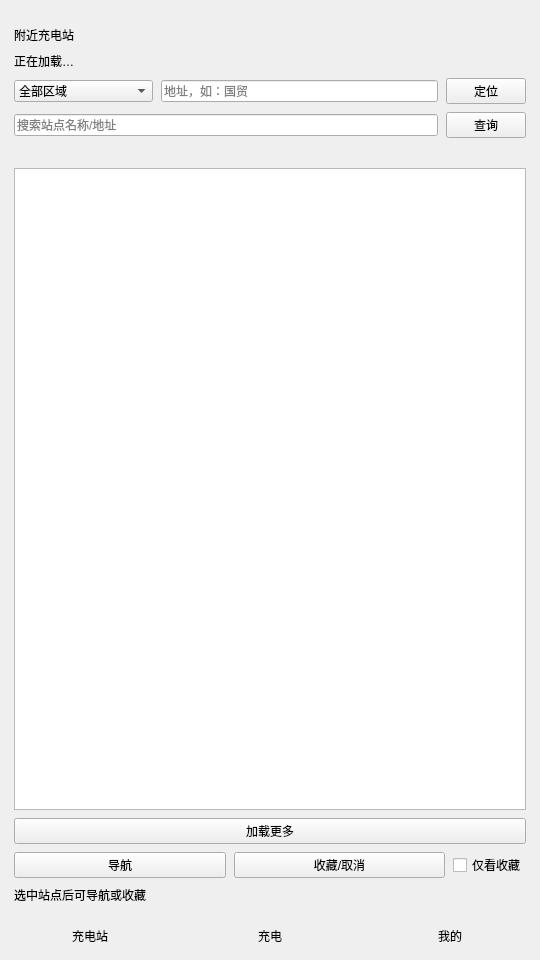
<?xml version="1.0" encoding="UTF-8"?>
<ui version="4.0">
 <class>MainWindow</class>
 <widget class="QMainWindow" name="MainWindow">
  <property name="windowTitle">
   <string>充电用户端</string>
  </property>
  <property name="geometry">
   <rect>
    <x>0</x>
    <y>0</y>
    <width>540</width>
    <height>960</height>
   </rect>
  </property>
  <property name="minimumSize">
   <size>
    <width>480</width>
    <height>840</height>
   </size>
  </property>
  <property name="maximumSize">
   <size>
    <width>620</width>
    <height>16777215</height>
   </size>
  </property>
  <widget class="QWidget" name="centralRoot">
   <layout class="QVBoxLayout" name="rootLayout" stretch="0,1,0">
    <property name="leftMargin">
     <number>0</number>
    </property>
    <property name="topMargin">
     <number>0</number>
    </property>
    <property name="rightMargin">
     <number>0</number>
    </property>
    <property name="bottomMargin">
     <number>0</number>
    </property>
    <property name="spacing">
     <number>0</number>
    </property>
    <item>
     <widget class="QLabel" name="chargeBanner">
      <property name="text">
       <string/>
      </property>
      <property name="wordWrap">
       <bool>true</bool>
      </property>
      <property name="visible">
       <bool>false</bool>
      </property>
     </widget>
    </item>
    <item>
     <widget class="QStackedWidget" name="tabStack">
      <property name="currentIndex">
       <number>0</number>
      </property>
      <widget class="QWidget" name="stationsPage">
       <layout class="QVBoxLayout" name="stationsLayout" stretch="0,0,0,0,0,1,0,0,0">
        <property name="leftMargin">
         <number>14</number>
        </property>
        <property name="topMargin">
         <number>12</number>
        </property>
        <property name="rightMargin">
         <number>14</number>
        </property>
        <property name="bottomMargin">
         <number>8</number>
        </property>
        <property name="spacing">
         <number>8</number>
        </property>
        <item>
         <widget class="QLabel" name="stationsHeader">
          <property name="text">
           <string>附近充电站</string>
          </property>
         </widget>
        </item>
        <item>
         <widget class="QLabel" name="countLabel">
          <property name="text">
           <string>正在加载…</string>
          </property>
         </widget>
        </item>
        <item>
         <layout class="QHBoxLayout" name="filterRow" stretch="1,2,0">
          <item>
           <widget class="QComboBox" name="regionCombo">
            <item>
             <property name="text">
              <string>全部区域</string>
             </property>
            </item>
           </widget>
          </item>
          <item>
           <widget class="QLineEdit" name="addressEdit">
            <property name="placeholderText">
             <string>地址，如：国贸</string>
            </property>
           </widget>
          </item>
          <item>
           <widget class="QPushButton" name="locateBtn">
            <property name="text">
             <string>定位</string>
            </property>
           </widget>
          </item>
         </layout>
        </item>
        <item>
         <layout class="QHBoxLayout" name="searchRow" stretch="1,0">
          <item>
           <widget class="QLineEdit" name="stationKeyword">
            <property name="placeholderText">
             <string>搜索站点名称/地址</string>
            </property>
           </widget>
          </item>
          <item>
           <widget class="QPushButton" name="searchBtn">
            <property name="text">
             <string>查询</string>
            </property>
           </widget>
          </item>
         </layout>
        </item>
        <item>
         <widget class="QLabel" name="locationLabel">
          <property name="text">
           <string/>
          </property>
          <property name="wordWrap">
           <bool>true</bool>
          </property>
         </widget>
        </item>
        <item>
         <widget class="QListWidget" name="stationList"/>
        </item>
        <item>
         <widget class="QPushButton" name="loadMoreBtn">
          <property name="text">
           <string>加载更多</string>
          </property>
          <property name="visible">
           <bool>false</bool>
          </property>
         </widget>
        </item>
        <item>
         <layout class="QHBoxLayout" name="actionRow" stretch="1,1,0">
          <item>
           <widget class="QPushButton" name="navigateBtn">
            <property name="text">
             <string>导航</string>
            </property>
           </widget>
          </item>
          <item>
           <widget class="QPushButton" name="favBtn">
            <property name="text">
             <string>收藏/取消</string>
            </property>
           </widget>
          </item>
          <item>
           <widget class="QCheckBox" name="favOnlyCheck">
            <property name="text">
             <string>仅看收藏</string>
            </property>
           </widget>
          </item>
         </layout>
        </item>
        <item>
         <widget class="QLabel" name="navInfo">
          <property name="text">
           <string>选中站点后可导航或收藏</string>
          </property>
          <property name="wordWrap">
           <bool>true</bool>
          </property>
         </widget>
        </item>
       </layout>
      </widget>
      <widget class="QWidget" name="chargePage">
       <layout class="QVBoxLayout" name="chargePageLayout" stretch="0,1">
        <property name="leftMargin">
         <number>0</number>
        </property>
        <property name="topMargin">
         <number>0</number>
        </property>
        <property name="rightMargin">
         <number>0</number>
        </property>
        <property name="bottomMargin">
         <number>0</number>
        </property>
        <property name="spacing">
         <number>0</number>
        </property>
        <item>
         <widget class="QWidget" name="chargeSubNav">
          <property name="minimumSize">
           <size>
            <width>0</width>
            <height>44</height>
           </size>
          </property>
          <property name="maximumSize">
           <size>
            <width>16777215</width>
            <height>44</height>
           </size>
          </property>
          <layout class="QHBoxLayout" name="chargeSubNavLayout" stretch="1,1,1">
           <property name="leftMargin">
            <number>0</number>
           </property>
           <property name="topMargin">
            <number>0</number>
           </property>
           <property name="rightMargin">
            <number>0</number>
           </property>
           <property name="bottomMargin">
            <number>0</number>
           </property>
           <property name="spacing">
            <number>0</number>
           </property>
           <item>
            <widget class="QPushButton" name="subNavReserve">
             <property name="text">
              <string>预约</string>
             </property>
             <property name="flat">
              <bool>true</bool>
             </property>
             <property name="minimumSize">
              <size>
               <width>0</width>
               <height>44</height>
              </size>
             </property>
            </widget>
           </item>
           <item>
            <widget class="QPushButton" name="subNavMyReserve">
             <property name="text">
              <string>我的预约</string>
             </property>
             <property name="flat">
              <bool>true</bool>
             </property>
             <property name="minimumSize">
              <size>
               <width>0</width>
               <height>44</height>
              </size>
             </property>
            </widget>
           </item>
           <item>
            <widget class="QPushButton" name="subNavCharge">
             <property name="text">
              <string>充电</string>
             </property>
             <property name="flat">
              <bool>true</bool>
             </property>
             <property name="minimumSize">
              <size>
               <width>0</width>
               <height>44</height>
              </size>
             </property>
            </widget>
           </item>
          </layout>
         </widget>
        </item>
        <item>
         <widget class="QStackedWidget" name="chargeSubStack">
          <property name="currentIndex">
           <number>0</number>
          </property>
          <widget class="QWidget" name="reservePage">
           <layout class="QVBoxLayout" name="reserveOuter">
            <property name="leftMargin">
             <number>0</number>
            </property>
            <property name="topMargin">
             <number>0</number>
            </property>
            <property name="rightMargin">
             <number>0</number>
            </property>
            <property name="bottomMargin">
             <number>0</number>
            </property>
            <item>
             <widget class="QScrollArea" name="reserveScroll">
              <property name="widgetResizable">
               <bool>true</bool>
              </property>
              <property name="frameShape">
               <enum>QFrame::NoFrame</enum>
              </property>
              <property name="horizontalScrollBarPolicy">
               <enum>Qt::ScrollBarAlwaysOff</enum>
              </property>
              <widget class="QWidget" name="reserveContent">
               <layout class="QVBoxLayout" name="reserveLayout" stretch="0,0,0,0,0,1,0,0">
                <property name="leftMargin">
                 <number>14</number>
                </property>
                <property name="topMargin">
                 <number>14</number>
                </property>
                <property name="rightMargin">
                 <number>18</number>
                </property>
                <property name="bottomMargin">
                 <number>12</number>
                </property>
                <property name="spacing">
                 <number>10</number>
                </property>
                <item>
                 <widget class="QLabel" name="reserveTitle">
                  <property name="text">
                   <string>预约充电桩</string>
                  </property>
                 </widget>
                </item>
                <item>
                 <widget class="QLabel" name="stationComboLabel">
                  <property name="text">
                   <string>选择充电站</string>
                  </property>
                 </widget>
                </item>
                <item>
                 <widget class="QComboBox" name="stationCombo"/>
                </item>
                <item>
                 <widget class="QLabel" name="filterLabel">
                  <property name="text">
                   <string>筛选</string>
                  </property>
                 </widget>
                </item>
                <item>
                 <layout class="QHBoxLayout" name="pileFilterRow" stretch="1,1">
                  <item>
                   <widget class="QComboBox" name="speedFilter"/>
                  </item>
                  <item>
                   <widget class="QComboBox" name="connectorFilter"/>
                  </item>
                 </layout>
                </item>
                <item>
                 <widget class="QListWidget" name="pileList">
                  <property name="minimumSize">
                   <size>
                    <width>0</width>
                    <height>220</height>
                   </size>
                  </property>
                 </widget>
                </item>
                <item>
                 <layout class="QHBoxLayout" name="pileFavRow" stretch="1,0">
                  <property name="spacing">
                   <number>10</number>
                  </property>
                  <item>
                   <widget class="QPushButton" name="pileFavBtn">
                    <property name="text">
                     <string>收藏电桩</string>
                    </property>
                   </widget>
                  </item>
                  <item>
                   <widget class="QCheckBox" name="pileFavOnlyCheck">
                    <property name="text">
                     <string>只看收藏</string>
                    </property>
                   </widget>
                  </item>
                 </layout>
                </item>
                <item>
                 <widget class="QPushButton" name="reserveBtn">
                  <property name="text">
                   <string>预约 15 分钟</string>
                  </property>
                  <property name="minimumSize">
                   <size>
                    <width>0</width>
                    <height>46</height>
                   </size>
                  </property>
                 </widget>
                </item>
               </layout>
              </widget>
             </widget>
            </item>
           </layout>
          </widget>
          <widget class="QWidget" name="myReservePage">
           <layout class="QVBoxLayout" name="myOuter">
            <property name="leftMargin">
             <number>0</number>
            </property>
            <property name="topMargin">
             <number>0</number>
            </property>
            <property name="rightMargin">
             <number>0</number>
            </property>
            <property name="bottomMargin">
             <number>0</number>
            </property>
            <item>
             <widget class="QScrollArea" name="myScroll">
              <property name="widgetResizable">
               <bool>true</bool>
              </property>
              <property name="frameShape">
               <enum>QFrame::NoFrame</enum>
              </property>
              <property name="horizontalScrollBarPolicy">
               <enum>Qt::ScrollBarAlwaysOff</enum>
              </property>
              <widget class="QWidget" name="myContent">
               <layout class="QVBoxLayout" name="myLayout">
                <property name="leftMargin">
                 <number>16</number>
                </property>
                <property name="topMargin">
                 <number>14</number>
                </property>
                <property name="rightMargin">
                 <number>16</number>
                </property>
                <property name="bottomMargin">
                 <number>12</number>
                </property>
                <property name="spacing">
                 <number>12</number>
                </property>
                <item>
                 <widget class="QLabel" name="myTitle">
                  <property name="text">
                   <string>我的预约</string>
                  </property>
                 </widget>
                </item>
                <item>
                 <widget class="QFrame" name="detailCard">
                  <layout class="QVBoxLayout" name="detailLayout">
                   <property name="leftMargin">
                    <number>14</number>
                   </property>
                   <property name="topMargin">
                    <number>14</number>
                   </property>
                   <property name="rightMargin">
                    <number>14</number>
                   </property>
                   <property name="bottomMargin">
                    <number>14</number>
                   </property>
                   <item>
                    <widget class="QLabel" name="reservationInfo">
                     <property name="text">
                      <string>当前无有效预约</string>
                     </property>
                     <property name="wordWrap">
                      <bool>true</bool>
                     </property>
                     <property name="minimumSize">
                      <size>
                       <width>0</width>
                       <height>120</height>
                      </size>
                     </property>
                    </widget>
                   </item>
                  </layout>
                 </widget>
                </item>
                <item>
                 <widget class="QPushButton" name="cancelReservationBtn">
                  <property name="text">
                   <string>取消预约</string>
                  </property>
                  <property name="minimumSize">
                   <size>
                    <width>0</width>
                    <height>44</height>
                   </size>
                  </property>
                 </widget>
                </item>
                <item>
                 <widget class="QLabel" name="myHint">
                  <property name="text">
                   <string>预约成功后可在此查看站点、电桩、预约号与剩余时间。</string>
                  </property>
                  <property name="wordWrap">
                   <bool>true</bool>
                  </property>
                 </widget>
                </item>
                <item>
                 <spacer name="myStretch">
                  <property name="orientation">
                   <enum>Qt::Vertical</enum>
                  </property>
                  <property name="sizeHint" stdset="0">
                   <size>
                    <width>20</width>
                    <height>40</height>
                   </size>
                  </property>
                 </spacer>
                </item>
               </layout>
              </widget>
             </widget>
            </item>
           </layout>
          </widget>
          <widget class="QWidget" name="chargeInnerPage">
           <layout class="QVBoxLayout" name="chargeOuter">
            <property name="leftMargin">
             <number>0</number>
            </property>
            <property name="topMargin">
             <number>0</number>
            </property>
            <property name="rightMargin">
             <number>0</number>
            </property>
            <property name="bottomMargin">
             <number>0</number>
            </property>
            <item>
             <widget class="QScrollArea" name="chargeScroll">
              <property name="widgetResizable">
               <bool>true</bool>
              </property>
              <property name="frameShape">
               <enum>QFrame::NoFrame</enum>
              </property>
              <property name="horizontalScrollBarPolicy">
               <enum>Qt::ScrollBarAlwaysOff</enum>
              </property>
              <widget class="QWidget" name="chargeContent">
               <layout class="QVBoxLayout" name="chargeLayout">
                <property name="leftMargin">
                 <number>16</number>
                </property>
                <property name="topMargin">
                 <number>14</number>
                </property>
                <property name="rightMargin">
                 <number>16</number>
                </property>
                <property name="bottomMargin">
                 <number>12</number>
                </property>
                <property name="spacing">
                 <number>10</number>
                </property>
                <item>
                 <widget class="QLabel" name="chargeTitle">
                  <property name="text">
                   <string>充电</string>
                  </property>
                 </widget>
                </item>
                <item>
                 <widget class="QLabel" name="chargeInfo">
                  <property name="text">
                   <string>当前无进行中的充电</string>
                  </property>
                  <property name="wordWrap">
                   <bool>true</bool>
                  </property>
                 </widget>
                </item>
                <item>
                 <widget class="QProgressBar" name="chargeProgress">
                  <property name="minimum">
                   <number>0</number>
                  </property>
                  <property name="maximum">
                   <number>100</number>
                  </property>
                  <property name="value">
                   <number>0</number>
                  </property>
                 </widget>
                </item>
                <item>
                 <widget class="QPushButton" name="startBtn">
                  <property name="text">
                   <string>开始充电</string>
                  </property>
                  <property name="minimumSize">
                   <size>
                    <width>0</width>
                    <height>46</height>
                   </size>
                  </property>
                 </widget>
                </item>
                <item>
                 <widget class="QPushButton" name="stopBtn">
                  <property name="text">
                   <string>结束充电</string>
                  </property>
                  <property name="minimumSize">
                   <size>
                    <width>0</width>
                    <height>44</height>
                   </size>
                  </property>
                 </widget>
                </item>
                <item>
                 <widget class="QLabel" name="chargeHint">
                  <property name="text">
                   <string>可先在「预约」页选择空闲桩，或直接对已预约电桩开始充电。</string>
                  </property>
                  <property name="wordWrap">
                   <bool>true</bool>
                  </property>
                 </widget>
                </item>
                <item>
                 <spacer name="chargeStretch">
                  <property name="orientation">
                   <enum>Qt::Vertical</enum>
                  </property>
                  <property name="sizeHint" stdset="0">
                   <size>
                    <width>20</width>
                    <height>40</height>
                   </size>
                  </property>
                 </spacer>
                </item>
               </layout>
              </widget>
             </widget>
            </item>
           </layout>
          </widget>
         </widget>
        </item>
       </layout>
      </widget>
      <widget class="QWidget" name="profilePage">
       <layout class="QVBoxLayout" name="profilePageLayout">
        <property name="leftMargin">
         <number>0</number>
        </property>
        <property name="topMargin">
         <number>0</number>
        </property>
        <property name="rightMargin">
         <number>0</number>
        </property>
        <property name="bottomMargin">
         <number>0</number>
        </property>
        <property name="spacing">
         <number>0</number>
        </property>
        <item>
         <widget class="QScrollArea" name="profileScroll">
          <property name="widgetResizable">
           <bool>true</bool>
          </property>
          <property name="frameShape">
           <enum>QFrame::NoFrame</enum>
          </property>
          <property name="horizontalScrollBarPolicy">
           <enum>Qt::ScrollBarAlwaysOff</enum>
          </property>
          <property name="verticalScrollBarPolicy">
           <enum>Qt::ScrollBarAsNeeded</enum>
          </property>
          <widget class="QWidget" name="profileContent">
           <layout class="QVBoxLayout" name="profileLayout">
            <property name="leftMargin">
             <number>14</number>
            </property>
            <property name="topMargin">
             <number>12</number>
            </property>
            <property name="rightMargin">
             <number>14</number>
            </property>
            <property name="bottomMargin">
             <number>16</number>
            </property>
            <property name="spacing">
             <number>12</number>
            </property>
            <item>
             <widget class="QLabel" name="profileHeader">
              <property name="text">
               <string>我的</string>
              </property>
             </widget>
            </item>
            <item>
             <widget class="QFrame" name="profileCard">
              <layout class="QFormLayout" name="profileForm">
               <property name="leftMargin">
                <number>14</number>
               </property>
               <property name="topMargin">
                <number>14</number>
               </property>
               <property name="rightMargin">
                <number>14</number>
               </property>
               <property name="bottomMargin">
                <number>14</number>
               </property>
               <property name="horizontalSpacing">
                <number>12</number>
               </property>
               <property name="verticalSpacing">
                <number>12</number>
               </property>
               <property name="fieldGrowthPolicy">
                <enum>QFormLayout::AllNonFixedFieldsGrow</enum>
               </property>
               <property name="rowWrapPolicy">
                <enum>QFormLayout::DontWrapRows</enum>
               </property>
               <item row="0" column="0">
                <widget class="QLabel" name="avatarFieldLabel">
                 <property name="text">
                  <string>头像</string>
                 </property>
                </widget>
               </item>
               <item row="0" column="1">
                <widget class="QWidget" name="avatarField">
                 <layout class="QHBoxLayout" name="avatarRow">
                  <property name="leftMargin">
                   <number>0</number>
                  </property>
                  <property name="topMargin">
                   <number>0</number>
                  </property>
                  <property name="rightMargin">
                   <number>0</number>
                  </property>
                  <property name="bottomMargin">
                   <number>0</number>
                  </property>
                  <property name="spacing">
                   <number>10</number>
                  </property>
                  <item>
                   <widget class="QLabel" name="avatarLabel">
                    <property name="minimumSize">
                     <size>
                      <width>56</width>
                      <height>56</height>
                     </size>
                    </property>
                    <property name="maximumSize">
                     <size>
                      <width>56</width>
                      <height>56</height>
                     </size>
                    </property>
                    <property name="alignment">
                     <set>Qt::AlignCenter</set>
                    </property>
                   </widget>
                  </item>
                  <item>
                   <widget class="QPushButton" name="avatarBtn">
                    <property name="text">
                     <string>选择头像</string>
                    </property>
                    <property name="minimumSize">
                     <size>
                      <width>0</width>
                      <height>36</height>
                     </size>
                    </property>
                   </widget>
                  </item>
                  <item>
                   <spacer name="avatarSpacer">
                    <property name="orientation">
                     <enum>Qt::Horizontal</enum>
                    </property>
                    <property name="sizeHint" stdset="0">
                     <size>
                      <width>40</width>
                      <height>20</height>
                     </size>
                    </property>
                   </spacer>
                  </item>
                 </layout>
                </widget>
               </item>
               <item row="1" column="0">
                <widget class="QLabel" name="balanceFieldLabel">
                 <property name="text">
                  <string>账户余额</string>
                 </property>
                </widget>
               </item>
               <item row="1" column="1">
                <widget class="QLabel" name="balanceLabel">
                 <property name="minimumSize">
                  <size>
                   <width>0</width>
                   <height>28</height>
                  </size>
                 </property>
                </widget>
               </item>
               <item row="2" column="0">
                <widget class="QLabel" name="nicknameFieldLabel">
                 <property name="text">
                  <string>昵称</string>
                 </property>
                </widget>
               </item>
               <item row="2" column="1">
                <widget class="QLineEdit" name="nicknameEdit">
                 <property name="minimumSize">
                  <size>
                   <width>0</width>
                   <height>36</height>
                  </size>
                 </property>
                </widget>
               </item>
               <item row="3" column="0">
                <widget class="QLabel" name="phoneFieldLabel">
                 <property name="text">
                  <string>手机号</string>
                 </property>
                </widget>
               </item>
               <item row="3" column="1">
                <widget class="QLineEdit" name="phoneEdit">
                 <property name="readOnly">
                  <bool>true</bool>
                 </property>
                 <property name="minimumSize">
                  <size>
                   <width>0</width>
                   <height>36</height>
                  </size>
                 </property>
                </widget>
               </item>
               <item row="4" column="0">
                <widget class="QLabel" name="carFieldLabel">
                 <property name="text">
                  <string>车型</string>
                 </property>
                </widget>
               </item>
               <item row="4" column="1">
                <widget class="QLineEdit" name="carEdit">
                 <property name="minimumSize">
                  <size>
                   <width>0</width>
                   <height>36</height>
                  </size>
                 </property>
                </widget>
               </item>
               <item row="5" column="0">
                <widget class="QLabel" name="plateFieldLabel">
                 <property name="text">
                  <string>车牌号</string>
                 </property>
                </widget>
               </item>
               <item row="5" column="1">
                <widget class="QLineEdit" name="plateEdit">
                 <property name="minimumSize">
                  <size>
                   <width>0</width>
                   <height>36</height>
                  </size>
                 </property>
                </widget>
               </item>
              </layout>
             </widget>
            </item>
            <item>
             <widget class="QPushButton" name="saveBtn">
              <property name="text">
               <string>保存信息</string>
              </property>
              <property name="minimumSize">
               <size>
                <width>0</width>
                <height>40</height>
               </size>
              </property>
             </widget>
            </item>
            <item>
             <widget class="QPushButton" name="darkModeBtn">
              <property name="text">
               <string>深色模式：关</string>
              </property>
              <property name="checkable">
               <bool>true</bool>
              </property>
              <property name="minimumSize">
               <size>
                <width>0</width>
                <height>40</height>
               </size>
              </property>
             </widget>
            </item>
            <item>
             <widget class="QFrame" name="walletCard">
              <layout class="QVBoxLayout" name="walletLayout">
               <property name="leftMargin">
                <number>14</number>
               </property>
               <property name="topMargin">
                <number>14</number>
               </property>
               <property name="rightMargin">
                <number>14</number>
               </property>
               <property name="bottomMargin">
                <number>14</number>
               </property>
               <property name="spacing">
                <number>10</number>
               </property>
               <item>
                <widget class="QLabel" name="walletTitle">
                 <property name="text">
                  <string>钱包充值</string>
                 </property>
                </widget>
               </item>
               <item>
                <widget class="QLineEdit" name="rechargeEdit">
                 <property name="placeholderText">
                  <string>输入充值金额（元），如 100</string>
                 </property>
                 <property name="minimumSize">
                  <size>
                   <width>0</width>
                   <height>36</height>
                  </size>
                 </property>
                </widget>
               </item>
               <item>
                <layout class="QHBoxLayout" name="quickRow">
                 <property name="spacing">
                  <number>8</number>
                 </property>
                 <item>
                  <widget class="QPushButton" name="quick50Btn">
                   <property name="text">
                    <string>+50</string>
                   </property>
                   <property name="minimumSize">
                    <size>
                     <width>0</width>
                     <height>36</height>
                    </size>
                   </property>
                  </widget>
                 </item>
                 <item>
                  <widget class="QPushButton" name="quick100Btn">
                   <property name="text">
                    <string>+100</string>
                   </property>
                   <property name="minimumSize">
                    <size>
                     <width>0</width>
                     <height>36</height>
                    </size>
                   </property>
                  </widget>
                 </item>
                 <item>
                  <widget class="QPushButton" name="quick200Btn">
                   <property name="text">
                    <string>+200</string>
                   </property>
                   <property name="minimumSize">
                    <size>
                     <width>0</width>
                     <height>36</height>
                    </size>
                   </property>
                  </widget>
                 </item>
                 <item>
                  <widget class="QPushButton" name="quick500Btn">
                   <property name="text">
                    <string>+500</string>
                   </property>
                   <property name="minimumSize">
                    <size>
                     <width>0</width>
                     <height>36</height>
                    </size>
                   </property>
                  </widget>
                 </item>
                </layout>
               </item>
               <item>
                <widget class="QPushButton" name="rechargeBtn">
                 <property name="text">
                  <string>充值</string>
                 </property>
                 <property name="minimumSize">
                  <size>
                   <width>0</width>
                   <height>40</height>
                  </size>
                 </property>
                </widget>
               </item>
              </layout>
             </widget>
            </item>
            <item>
             <layout class="QHBoxLayout" name="ordersHeader">
              <item>
               <widget class="QLabel" name="ordersTitle">
                <property name="text">
                 <string>我的充电记录</string>
                </property>
               </widget>
              </item>
              <item>
               <spacer name="ordersSpacer">
                <property name="orientation">
                 <enum>Qt::Horizontal</enum>
                </property>
                <property name="sizeHint" stdset="0">
                 <size>
                  <width>40</width>
                  <height>20</height>
                 </size>
                </property>
               </spacer>
              </item>
              <item>
               <widget class="QPushButton" name="refreshOrdersBtn">
                <property name="text">
                 <string>刷新记录</string>
                </property>
                <property name="minimumSize">
                 <size>
                  <width>0</width>
                  <height>36</height>
                 </size>
                </property>
               </widget>
              </item>
             </layout>
            </item>
            <item>
             <widget class="QTableWidget" name="orderTable">
              <property name="minimumSize">
               <size>
                <width>0</width>
                <height>220</height>
               </size>
              </property>
              <property name="frameShape">
               <enum>QFrame::NoFrame</enum>
              </property>
              <property name="showGrid">
               <bool>false</bool>
              </property>
              <property name="sizePolicy">
               <sizepolicy hsizetype="Expanding" vsizetype="Fixed">
                <horstretch>0</horstretch>
                <verstretch>0</verstretch>
               </sizepolicy>
              </property>
             </widget>
            </item>
            <item>
             <widget class="QLabel" name="dbInfoLabel">
              <property name="text">
               <string/>
              </property>
              <property name="wordWrap">
               <bool>true</bool>
              </property>
              <property name="minimumSize">
               <size>
                <width>0</width>
                <height>40</height>
               </size>
              </property>
             </widget>
            </item>
            <item>
             <widget class="QPushButton" name="logoutBtn">
              <property name="text">
               <string>退出登录</string>
              </property>
              <property name="minimumSize">
               <size>
                <width>0</width>
                <height>40</height>
               </size>
              </property>
             </widget>
            </item>
            <item>
             <spacer name="profileStretch">
              <property name="orientation">
               <enum>Qt::Vertical</enum>
              </property>
              <property name="sizeHint" stdset="0">
               <size>
                <width>20</width>
                <height>40</height>
               </size>
              </property>
             </spacer>
            </item>
           </layout>
          </widget>
         </widget>
        </item>
       </layout>
      </widget>
     </widget>
    </item>
    <item>
     <widget class="QWidget" name="bottomNav">
      <property name="minimumSize">
       <size>
        <width>0</width>
        <height>48</height>
       </size>
      </property>
      <property name="maximumSize">
       <size>
        <width>16777215</width>
        <height>48</height>
       </size>
      </property>
      <layout class="QHBoxLayout" name="bottomNavLayout" stretch="1,1,1">
       <property name="leftMargin">
        <number>0</number>
       </property>
       <property name="topMargin">
        <number>0</number>
       </property>
       <property name="rightMargin">
        <number>0</number>
       </property>
       <property name="bottomMargin">
        <number>0</number>
       </property>
       <property name="spacing">
        <number>0</number>
       </property>
       <item>
        <widget class="QPushButton" name="navStations">
         <property name="text">
          <string>充电站</string>
         </property>
         <property name="flat">
          <bool>true</bool>
         </property>
         <property name="minimumSize">
          <size>
           <width>0</width>
           <height>48</height>
          </size>
         </property>
        </widget>
       </item>
       <item>
        <widget class="QPushButton" name="navCharge">
         <property name="text">
          <string>充电</string>
         </property>
         <property name="flat">
          <bool>true</bool>
         </property>
         <property name="minimumSize">
          <size>
           <width>0</width>
           <height>48</height>
          </size>
         </property>
        </widget>
       </item>
       <item>
        <widget class="QPushButton" name="navProfile">
         <property name="text">
          <string>我的</string>
         </property>
         <property name="flat">
          <bool>true</bool>
         </property>
         <property name="minimumSize">
          <size>
           <width>0</width>
           <height>48</height>
          </size>
         </property>
        </widget>
       </item>
      </layout>
     </widget>
    </item>
   </layout>
  </widget>
 </widget>
 <resources/>
 <connections/>
</ui>
